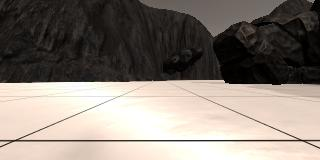
#> input picture notebooks/unit1/examplegrid.jpg, 320 x 160 px, found by its file name
$ jupyter execute --allow-errors 'Unit 1 Final.ipynb'   (shell and % lines are left out)
#> lines starting #> are read from the running program, lines starting #| are printed output that depends on the picture
[cell 1]
import matplotlib.pyplot as pyplt
import matplotlib.image as mpimg
import numpy as np
import cv2


def perspective_transform(img, src, dst):
    M = cv2.getPerspectiveTransform(src, dst)
    warped = cv2.warpPerspective(img, M, (img.shape[1], img.shape[0]))
    return warped

address = '/home/ashim/Desktop/udacity_ws/examplegrid.jpg'
image = mpimg.imread(address)
#> image is the input picture: shape (160, 320, 3); mean R, G, B 135.1, 126.3, 118.3

source = np.float32([[13.3064,140.855],[118.468,96.9839],[199.758,96.9839],[302.339,140.855]])
destination = np.float32([[150,150], [150,140], [160,140 ], [160,150 ]])

warped = perspective_transform(image,source,destination)
#> in perspective_transform, `warped = cv2.warpPerspective(img, M, (img.shape[1], img.shape[0]))`:
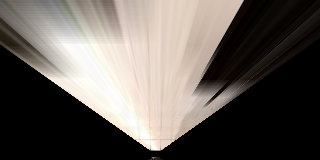
#> warped: shape (160, 320, 3); mean R, G, B 99.3, 93.3, 87.7
#> (the rest of this cell did not finish here and is left out)


$ run again, with notebooks/unit1/sample.jpg copied over notebooks/unit1/examplegrid.jpg
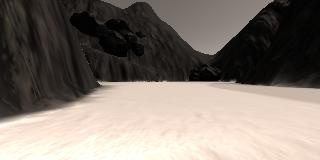
#> input picture notebooks/unit1/sample.jpg, 320 x 160 px, found by its file name
#> image is the input picture: shape (160, 320, 3); mean R, G, B 128.4, 119, 110.8
#> in perspective_transform, `warped = cv2.warpPerspective(img, M, (img.shape[1], img.shape[0]))`:
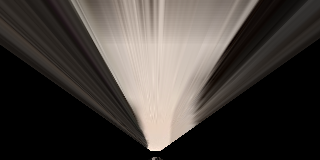
#> warped: shape (160, 320, 3); mean R, G, B 68, 62.5, 58.3
